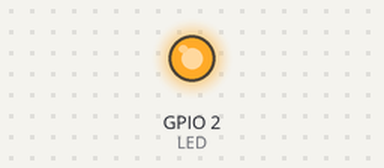
Bench run of a sketch on a simulated ESP32. Parts: output pins drawn as LEDs (lit = HIGH). WiFi joins after 1.5 s; servers stay silent unless stated; uploads are accepted with an empty reply; what the sketch prints to the serial monitor is not drawn.

Above: at 2.0 s.
At 7.2 s:
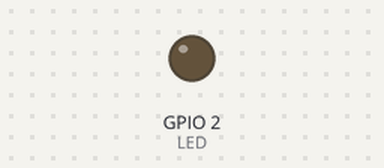
Timing chart, 0 to 9.6 s (numbered marks = the images above):
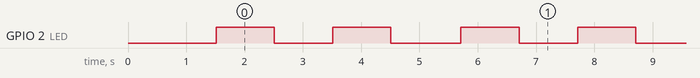

Measured:
- by itself, GPIO 2 (LED): repeats every 6.2 s: LOW 1.0 s, HIGH 1.0 s, LOW 1.2 s, HIGH 1.0 s, LOW 1.0 s, HIGH 1.0 s
- by itself, everything shown: repeats every 6.2 s, in 6 steps

The sketch:

ESP_day_first.ino
```cpp
#include <WiFi.h>
#include <HTTPClient.h>

#define LED 2

const char* ssid = "guja papa";
const char* password = "gujaguja";

String serverName = "https://api.tago.io/data";

unsigned long lastTime = 0;
unsigned long timerDelay = 5000;

String data = "[{\"variable\": \"temperature\",\"value\": 27,\"metadata\": {\"color\": \"red\"},\"group\": \"1631814703672\",\"unit\": \"C\",\"time\": \"2021-09-16T17:51:43.672Z\"},]";

void setup() {

  pinMode(LED, OUTPUT);
  Serial.begin(115200);

  WiFi.begin(ssid, password);
  Serial.println("Connecting");
  while(WiFi.status() != WL_CONNECTED) {
    delay(500);
    Serial.print(".");
  }
  Serial.println("");
  Serial.print("Connected to WiFi network with IP Address: ");
  Serial.println(WiFi.localIP());

  Serial.println("Timer set to 5 seconds (timerDelay variable), it will take 5 seconds before publishing the first reading.");


}

void loop() {
  blink();
  if ((millis() - lastTime) > timerDelay) {
    if(WiFi.status()== WL_CONNECTED){
      HTTPClient http;
      String serverPath = serverName;

      http.begin(serverPath.c_str());

      http.addHeader("device-token", "591203f8-b30e-4407-9818-d7650ed23ac4", true, false);
      http.addHeader("Content-Type", "application/json", true, false);

      // Serial.println(http.getString());
      int httpResponseCode = http.POST(data);

      if (httpResponseCode>0) {
        Serial.print("HTTP Response code: ");
        Serial.println(httpResponseCode);
        String payload = http.getString();
        Serial.println(payload);
      }
      else {
        Serial.print("Error code: ");
        Serial.println(httpResponseCode);
      }
      http.end();
    }
    else {
      Serial.println("WiFi Disconnected");
    }
    lastTime = millis();
  }

}

void blink(){
  digitalWrite(LED, HIGH);
  delay(1000);
  digitalWrite(LED, LOW);
  delay(1000);
}
```
